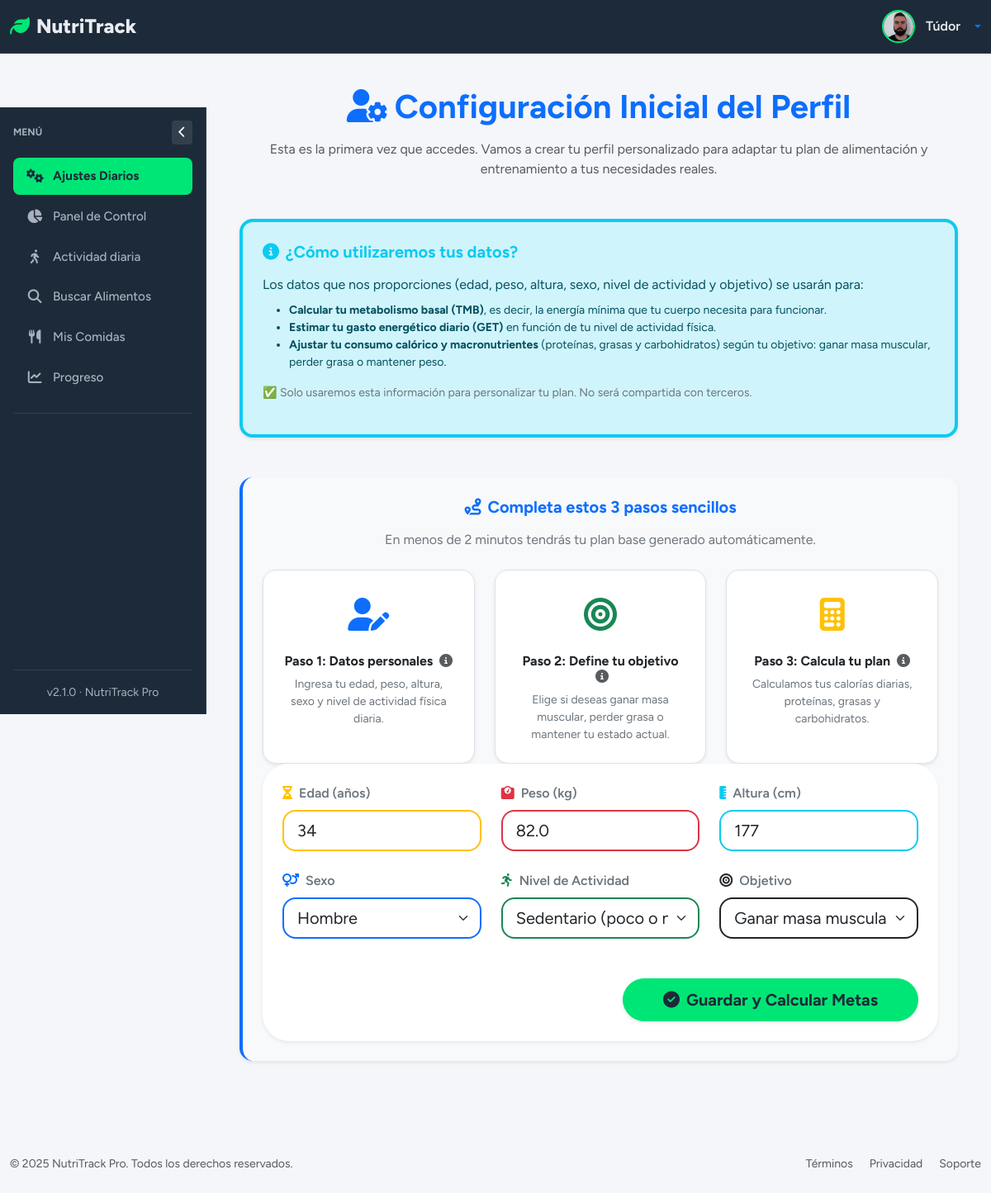
/settings (signed in), run on an earlier commit of the app's database.
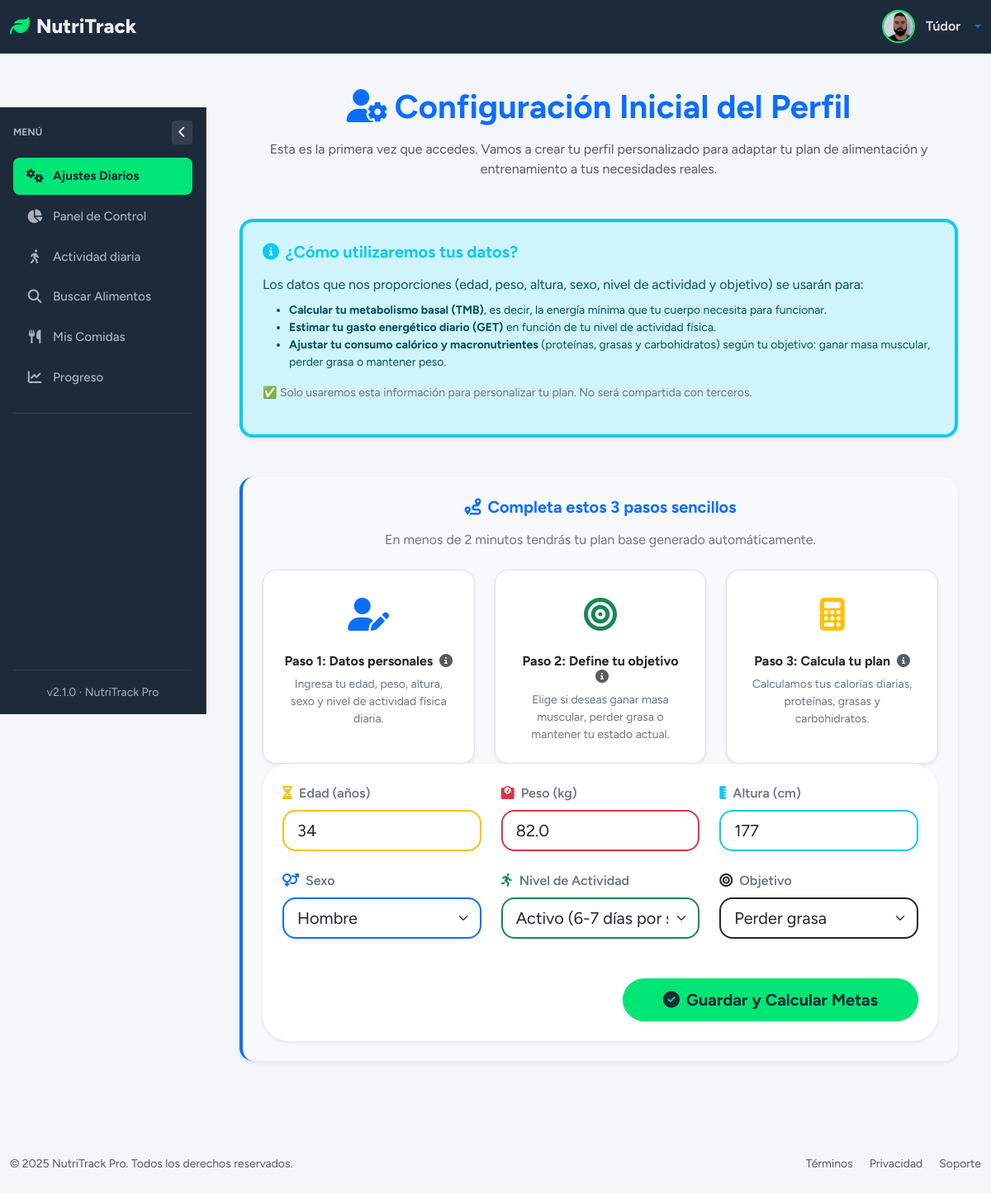
And on a later commit of the database.
### tables this page shows
CREATE TABLE "user_goals" (
	"user_id"	INTEGER,
	"daily_calories"	INTEGER DEFAULT 2000,
	"daily_proteins"	INTEGER DEFAULT 50,
	"daily_water"	INTEGER DEFAULT 2,
	"daily_activity"	INTEGER, calories_consumed REAL DEFAULT 0, proteins_consumed REAL DEFAULT 0, fats_consumed REAL DEFAULT 0, carbs_consumed REAL DEFAULT 0, created_at TEXT, updated_at TEXT, water_consumed REAL DEFAULT 0, daily_fats REAL DEFAULT 60, daily_carbs REAL DEFAULT 60, weight REAL, height INTEGER, age INTEGER, gender TEXT, goal TEXT,
	PRIMARY KEY("user_id"),
	FOREIGN KEY("user_id") REFERENCES "loggin"("id")
);

### app/controllers/SettingsController.py (the view, shortened to what this page needs)
@app.route('/settings', methods=['GET', 'POST'])
@login_required
def settings():
    goals = get_user_goals(current_user.id)
    return render_template('Dashboard/settings_first_time.html', goals=goals)

### app/__init__.py (called while the page is built)
@login_manager.user_loader
def load_user(user_id):
    return User.get_by_id(user_id)

@app.after_request
def add_security_headers(response):
    response.headers['Cache-Control'] = 'no-cache, no-store, must-revalidate, max-age=0'
    response.headers['Pragma'] = 'no-cache'
    response.headers['Expires'] = '0'
    response.headers['X-Content-Type-Options'] = 'nosniff'
    return response

### app/conexion.py (called while the page is built)
@contextmanager
def get_db_connection():
    conn = sqlite3.connect(DATABASE)
    conn.row_factory = sqlite3.Row  # Esto permite acceso como diccionario
    try:
        yield conn
    finally:
        conn.close()

@contextmanager
def get_db_cursor():
    with get_db_connection() as conn:
        cursor = conn.cursor()
        try:
            yield cursor
            conn.commit()
        except:
            conn.rollback()
            raise

### app/controllers/UsersController.py (called while the page is built)
@app.context_processor
def inject_prefs():
    if current_user.is_authenticated:
        prefs = get_user_preferences(current_user.id)  # función que recupera las prefs
        return dict(prefs=prefs)
    return dict(prefs=None)

### app/templates/Dashboard/settings_first_time.html (shortened to what the changed rows need)
{% extends "base.html" %}
{% block section %}
<div class="text-center mb-5">
  <h1 class="display-6 fw-bold text-primary mb-3">
    <i class="fas fa-user-cog me-2"></i>Configuración Inicial del Perfil
  </h1>
</div>
<div class="alert alert-info shadow-sm rounded-4 border-start border-4 border-info p-4 mb-5">
  <h2 class="h5 fw-bold text-info mb-3">
    <i class="fas fa-info-circle me-2"></i>¿Cómo utilizaremos tus datos?
  </h2>
</div>
<div class="card shadow-sm rounded-4 p-4 mb-5 border-start border-4 border-primary bg-light">
  <h2 class="h5 fw-bold text-primary mb-3 text-center">
    <i class="fas fa-route me-2"></i>Completa estos 3 pasos sencillos
  </h2>
<div class="card shadow-sm border-0 rounded-5 p-4">
  <form method="POST" novalidate>
    <div class="row g-4">
      <div class="col-12 col-md-6 col-lg-4">
        <label for="age" class="form-label fw-semibold text-secondary">
          <i class="fas fa-hourglass-half me-2 text-warning"></i>Edad (años)
        </label>
        <input
          type="number"
          id="age"
          name="age"
          class="form-control form-control-lg rounded-4 border-2 border-warning"
          placeholder="30"
          min="10"
          max="100"
          required
          value="{{ goals.age or '' }}"
        >
      </div>
      <div class="col-12 col-md-6 col-lg-4">
        <label for="weight" class="form-label fw-semibold text-secondary">
          <i class="fas fa-weight me-2 text-danger"></i>Peso (kg)
        </label>
        <input
          type="number"
          id="weight"
          name="weight"
          class="form-control form-control-lg rounded-4 border-2 border-danger"
          placeholder="78"
          step="0.1"
          min="30"
          max="200"
          required
          value="{{ goals.weight or '' }}"
        >
      </div>
      <div class="col-12 col-md-6 col-lg-4">
        <label for="height" class="form-label fw-semibold text-secondary">
          <i class="fas fa-ruler-vertical me-2 text-info"></i>Altura (cm)
        </label>
        <input
          type="number"
          id="height"
          name="height"
          class="form-control form-control-lg rounded-4 border-2 border-info"
          placeholder="177"
          min="100"
          max="250"
          required
          value="{{ goals.height or '' }}"
        >
      </div>
      <div class="col-12 col-md-6 col-lg-4">
        <label for="gender" class="form-label fw-semibold text-secondary">
          <i class="fas fa-venus-mars me-2 text-primary"></i>Sexo
        </label>
        <select
          id="gender"
          name="gender"
          class="form-select form-select-lg rounded-4 border-2 border-primary"
          required
        >
          <option value="male" {% if goals.gender == 'male' %}selected{% endif %}>Hombre</option>
        </select>
      </div>
      <div class="col-12 col-md-6 col-lg-4">
        <label for="activity_level" class="form-label fw-semibold text-secondary">
          <i class="fas fa-running me-2 text-success"></i>Nivel de Actividad
        </label>
        <select
          id="activity_level"
          name="activity_level"
          class="form-select form-select-lg rounded-4 border-2 border-success"
          required
        >
          <option value="sedentary" {% if goals.daily_activity == 0 %}selected{% endif %}>Sedentario (poco o nada de ejercicio)</option>
          <option value="active" {% if goals.daily_activity == 90 %}selected{% endif %}>Activo (6-7 días por semana)</option>
        </select>
      </div>
      <div class="col-12 col-md-6 col-lg-4">
        <label for="goal" class="form-label fw-semibold text-secondary">
          <i class="fas fa-bullseye me-2 text-dark"></i>Objetivo
        </label>
        <select
          id="goal"
          name="goal"
          class="form-select form-select-lg rounded-4 border-2 border-dark"
          required
        >
          <option value="gain" {% if goals.goal == 'gain' %}selected{% endif %}>Ganar masa muscular</option>
          <option value="lose" {% if goals.goal == 'lose' %}selected{% endif %}>Perder grasa</option>
        </select>
      </div>
    </div>
  </form>
</div>
{% endblock %}

What changed in the data, as far as the page shows it:
changed user_goals "Hombre": activity_level (not shown) → "Activo (6-7 días por semana)"; goal "Ganar masa muscular" → "Perder grasa"
Also different on the page:
form field activity_level: "Sedentario (poco o nada de ejercicio)" → (not shown)
